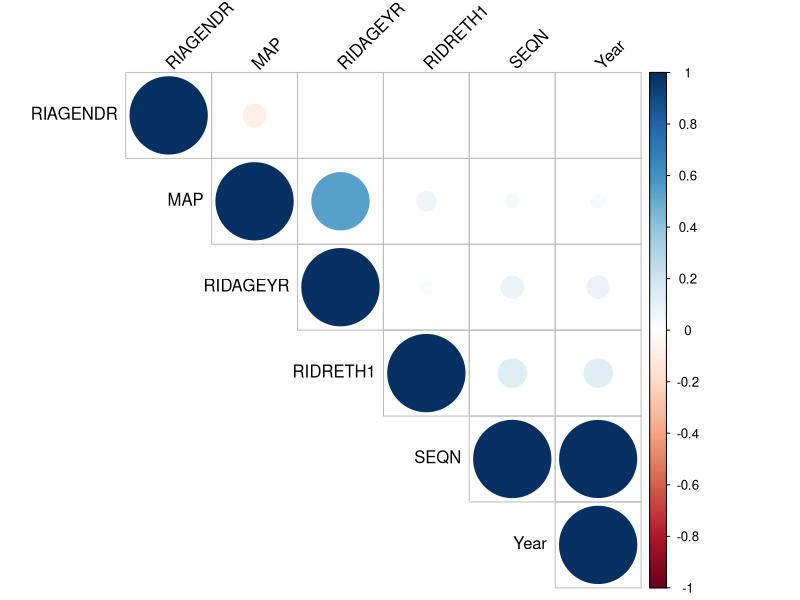
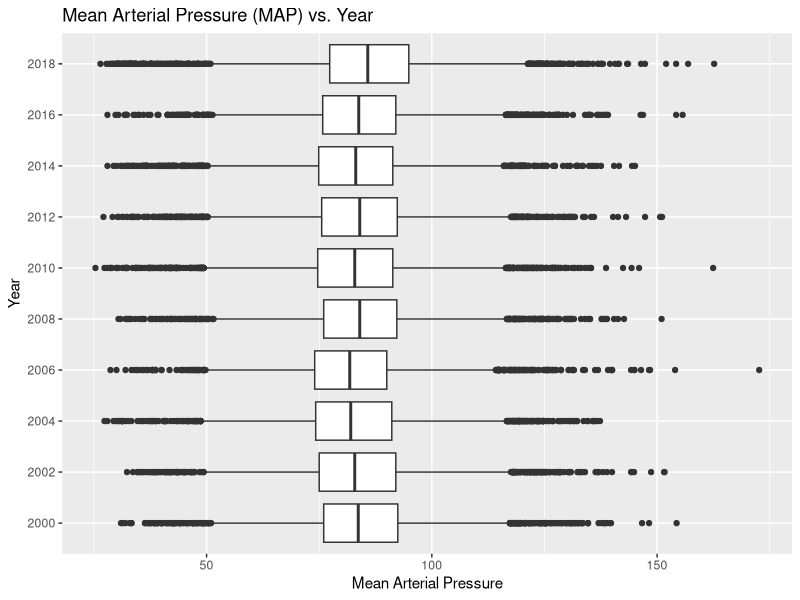
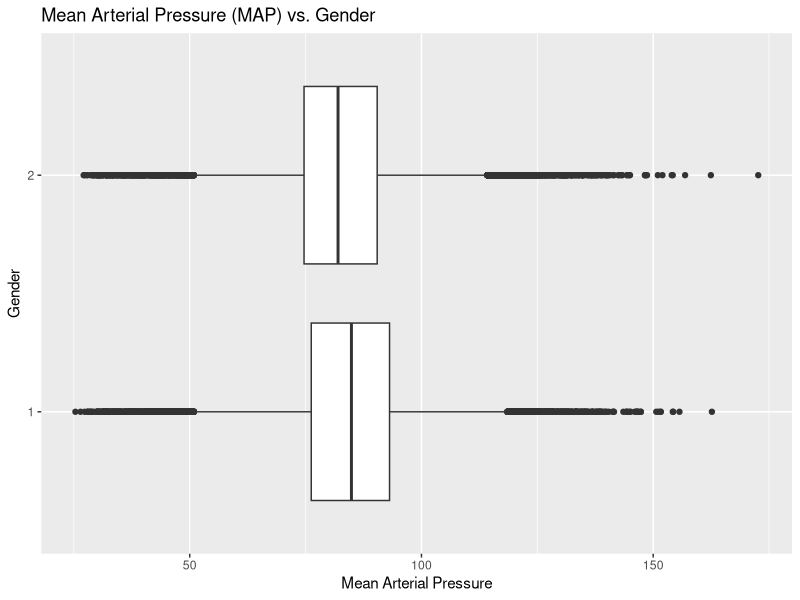
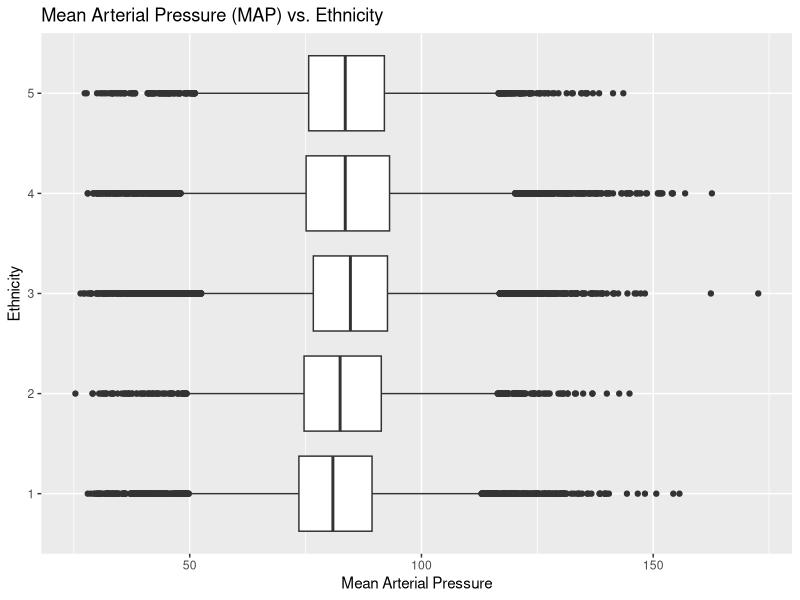
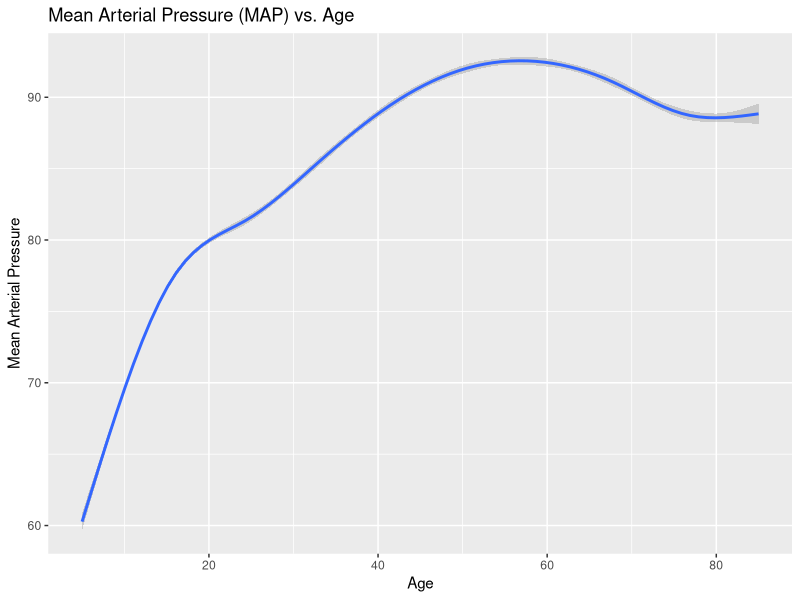
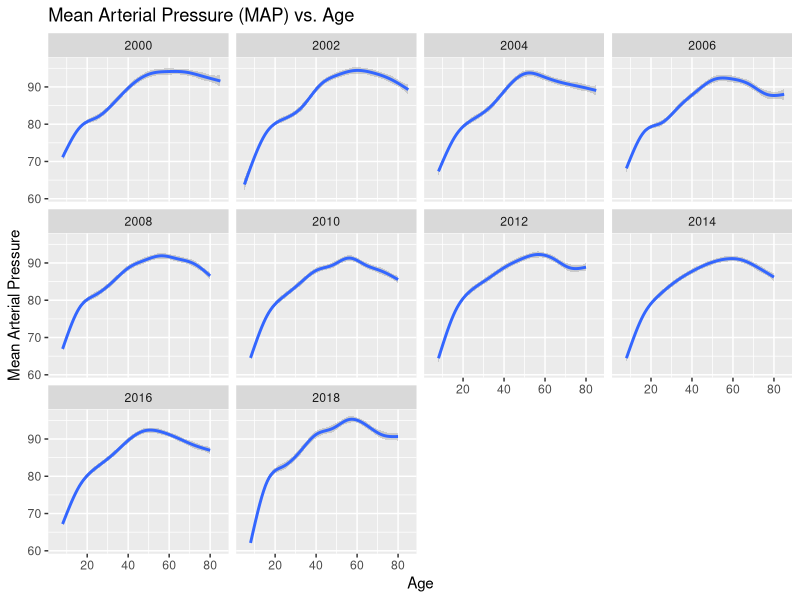
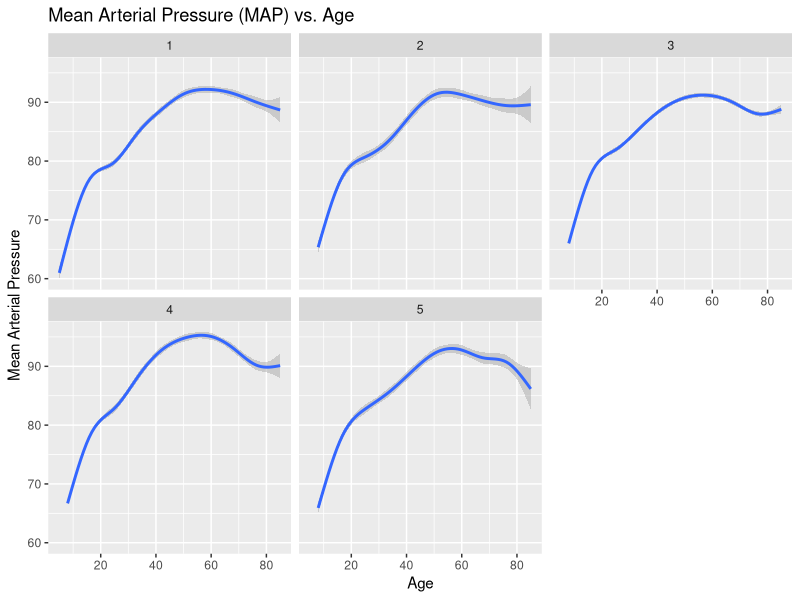
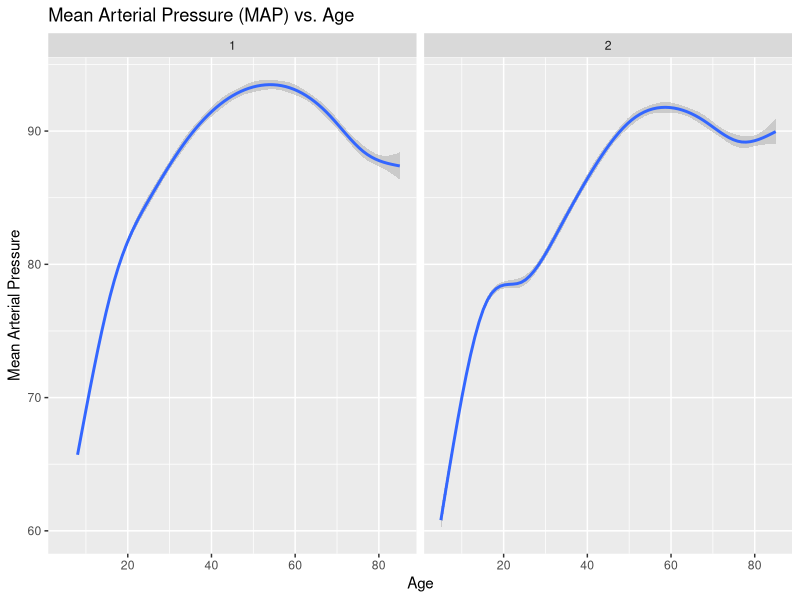

Recreate these plots in R, in order.
## ---- chunk 1
suppressPackageStartupMessages(library(tidyverse))
print(getwd())
MAPvsEx <- read_csv(here::here("dataset/MAPvsEx.csv"))
modelData <- read_csv(here::here("dataset/modelData.csv"))
## ---- chunk 2
# creating multiple linear regression model to predict MAP
model <- lm(MAP ~ factor(RIDRETH1) + factor(Year) + RIDAGEYR + factor(RIAGENDR), data = modelData)
summary(model)
## ---- chunk 3
library(corrplot)
model_cor <- cor(modelData, method = c("spearman"))
corrplot(model_cor, type = "upper", order = "hclust", 
         tl.col = "black", tl.srt = 45)
## ---- chunk 4
modelData %>% ggplot(aes(x = factor(Year), y = MAP)) +
  geom_boxplot() +
  stat_smooth(method = "lm", se = FALSE) +
  labs(title = "Mean Arterial Pressure (MAP) vs. Year", x = "Year", y = "Mean Arterial Pressure") +
  coord_flip()
## ---- chunk 5
modelData %>% ggplot(aes(x = factor(RIAGENDR), y = MAP)) +
  geom_boxplot() +
  stat_smooth(method = "lm", se = FALSE) +
  labs(title = "Mean Arterial Pressure (MAP) vs. Gender", x = "Gender", y = "Mean Arterial Pressure") +
  coord_flip()
## ---- chunk 6
modelData %>% ggplot(aes(x = factor(RIDRETH1), y = MAP)) +
  geom_boxplot() +
  stat_smooth(method = "lm", se = FALSE) +
  labs(title = "Mean Arterial Pressure (MAP) vs. Ethnicity", 
       x = "Ethnicity", y = "Mean Arterial Pressure") +
  coord_flip()
## ---- chunk 7
age_plot <- ggplot(modelData, aes(x=RIDAGEYR, y=MAP)) + 
  geom_smooth(method = "gam") +
  labs(title = "Mean Arterial Pressure (MAP) vs. Age", 
       x = "Age", y = "Mean Arterial Pressure")
age_plot
## ---- chunk 8
year_facet <- age_plot + facet_wrap( ~ Year, ncol=4)
year_facet
## ---- chunk 9
ethnicity_facet <- age_plot + facet_wrap( ~ RIDRETH1)
ethnicity_facet
## ---- chunk 10
gender_facet <- age_plot + facet_wrap( ~ RIAGENDR)
gender_facet
## ---- chunk 11
plot_govExp <- ggplot(data = MAPvsEx,aes(x=Year, y = GovernmentHealthExpenditure)) + 
         geom_point()
plot_medMAP <- ggplot(data = MAPvsEx,aes(x=Year, y = MedianMAP)) + 
         geom_point()

library(grid)
grid.newpage()
grid.draw(rbind(ggplotGrob(plot_govExp), ggplotGrob(plot_medMAP), size = "last"))
## ---- chunk 12
MAPEx_model <- lm(MedianMAP ~ GovernmentHealthExpenditure, data = MAPvsEx)
summary(MAPEx_model)
ggplot(MAPvsEx, aes(x = GovernmentHealthExpenditure, y = MedianMAP)) + 
  geom_point() +
  stat_smooth(method = "lm", col = "red")
## ---- chunk 13
ggplot(MAPvsEx, aes(x = Year, y = GovernmentHealthExpenditure)) + 
  geom_point() +
  stat_smooth(method = "lm", col = "blue")
